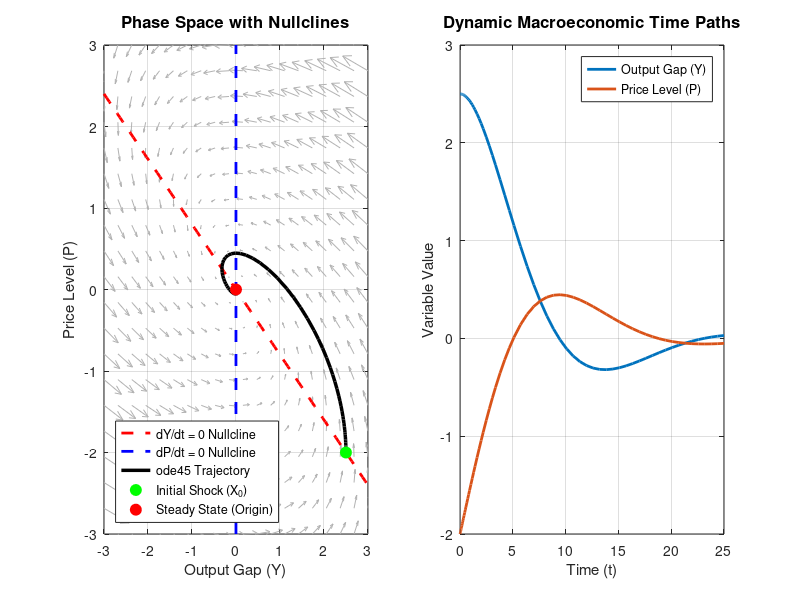

MATLAB code to generate this figure:
clear; clc; close all;
%% 1. Define Model Parameters
alpha = 0.5; % Goods market speed of adjustment
gamma = 0.2; % Price/Inflation adjustment speed
cY = 0.6; % Marginal propensity to consume (0 < cY < 1)
iR = -0.5; % Investment sensitivity to interest rate (iR < 0)
phi_Y = 0.4; % Policy responsiveness to output gap (phi_Y > 0)
phi_P = 1.5; % Policy responsiveness to price/inflation (phi_P > 0)

%% 2. Construct the 2x2 Jacobian Matrix (J)
J11 = alpha * (cY - 1 + iR * phi_Y);
J12 = alpha * iR * phi_P;
J21 = gamma;
J22 = 0;
J = [J11, J12; J21, J22];

%% 3. Calculate Trace, Determinant, and Routh-Hurwitz
tr_J = trace(J);
det_J = det(J);
disc_J = tr_J^2 - 4*det_J;
disp(J);
disp(tr_J);
disp(det_J);
disp(disc_J);

%% 3. Dynamic Simulation Configuration (ode45)
% Define the system of differential equations: dX/dt = J * X
% where X = [Y; P]
macro_system = @(t, X) [J11*X(1) + J12*X(2); 
 J21*X(1) + J22*X(2)];

% Simulation conditions: Start from a major economic shock
tspan = [0, 25]; % Time horizon (0 to 25 periods)
Y0 = 2.5; P0 = -2.0; % Initial state: positive output gap, low prices
X0 = [Y0; P0];

% Execute numerical solver
[t_vec, X_sim] = ode45(macro_system, tspan, X0);
Y_sim = X_sim(:, 1);
P_sim = X_sim(:, 2);

%% 4. Visualization Setup
figure('Color', 'white', 'Position', [100, 100, 1100, 500]);

% --- SUBPLOT 1: Phase Portrait & Nullclines ---
subplot(1, 2, 1);
[Y_grid, P_grid] = meshgrid(linspace(-3, 3, 20), linspace(-3, 3, 20));
dY = J11 * Y_grid + J12 * P_grid;
dP = J21 * Y_grid + J22 * P_grid;

% Plot vector field
quiver(Y_grid, P_grid, dY, dP, 1.5, 'Color', [0.7 0.7 0.7], 'HandleVisibility', 'off');
hold on;

% Plot Nullclines
% dY/dt = 0 => P = (-J11/J12) * Y
Y_vals = linspace(-3, 3, 100);
P_null_dY = (-J11 / J12) * Y_vals;
plot(Y_vals, P_null_dY, 'r--', 'LineWidth', 2, 'DisplayName', 'dY/dt = 0 Nullcline');

% dP/dt = 0 => J21 * Y = 0 => Y = 0 (Vertical line)
line([0, 0], [-3, 3], 'Color', 'b', 'LineStyle', '--', 'LineWidth', 2, 'DisplayName', 'dP/dt = 0 Nullcline');

% Plot Simulated Time Path Trajectory
plot(Y_sim, P_sim, 'k-', 'LineWidth', 2.5, 'DisplayName', 'ode45 Trajectory');
plot(Y0, P0, 'go', 'MarkerSize', 8, 'MarkerFaceColor', 'g', 'DisplayName', 'Initial Shock (X_0)');
plot(0, 0, 'ro', 'MarkerSize', 8, 'MarkerFaceColor', 'r', 'DisplayName', 'Steady State (Origin)');
xlabel('Output Gap (Y)', 'FontSize', 11);
ylabel('Price Level (P)', 'FontSize', 11);
title('Phase Space with Nullclines', 'FontSize', 12, 'FontWeight', 'bold');
grid on; axis([-3 3 -3 3]); box on;
legend('Location', 'southwest');

% --- SUBPLOT 2: Dynamic Time-Path Simulation ---
subplot(1, 2, 2);
plot(t_vec, Y_sim, 'Color', [0 0.447 0.741], 'LineWidth', 2, 'DisplayName', 'Output Gap (Y)');
hold on;
plot(t_vec, P_sim, 'Color', [0.85 0.325 0.098], 'LineWidth', 2, 'DisplayName', 'Price Level (P)');
xlabel('Time (t)', 'FontSize', 11);
ylabel('Variable Value', 'FontSize', 11);
title('Dynamic Macroeconomic Time Paths', 'FontSize', 12, 'FontWeight', 'bold');
grid on; box on;
legend('Location', 'northeast');

% =========================================================================
% AI DISCLOSURE: 
% Portions of this script were generated using Google Gemini Chat (Gemini 2.5 Pro)
% (August 2026). Specifically, AI was used to generate the meshgrid phase diagram.
% =========================================================================
